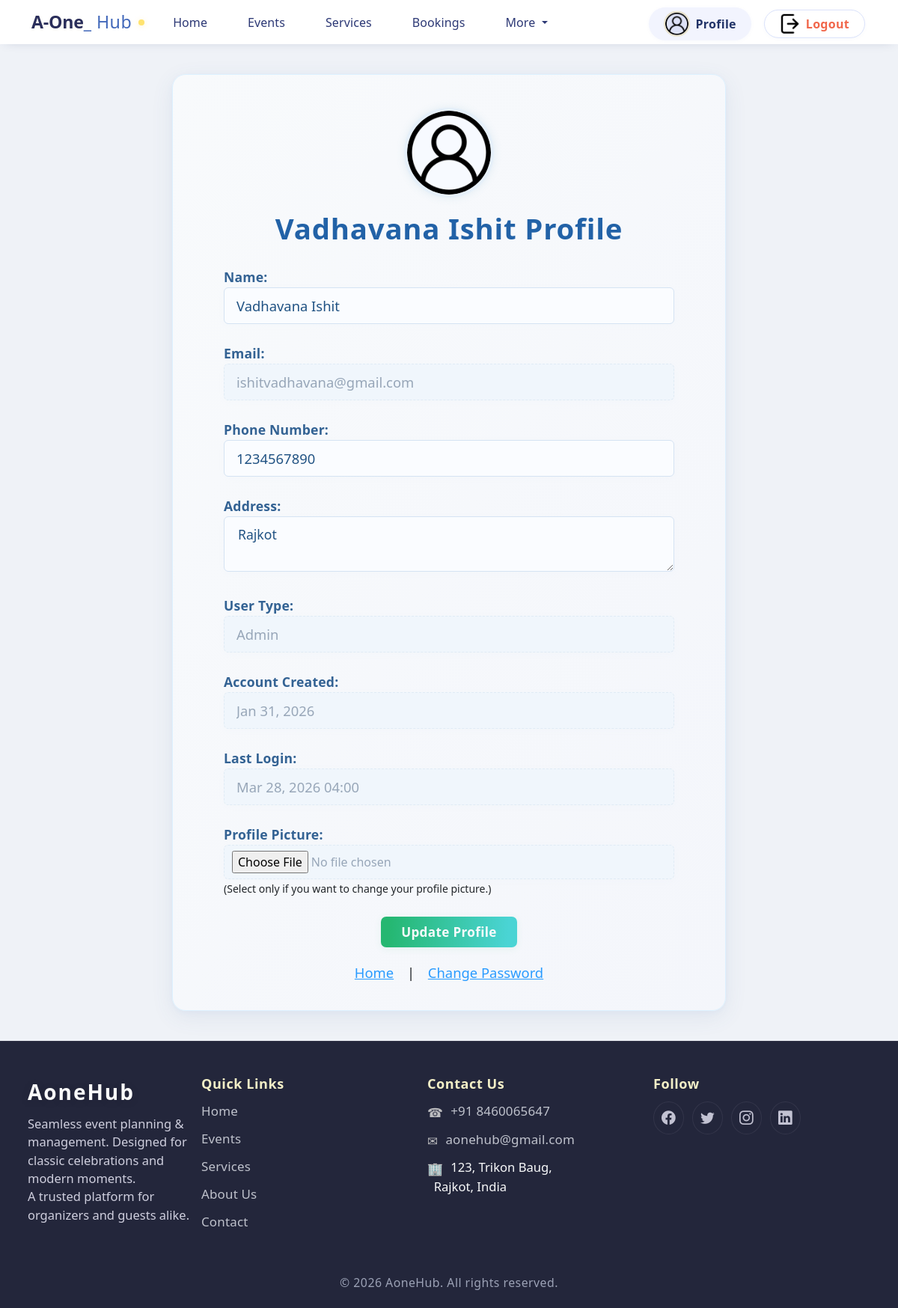
/profile.php (signed in), run on the app's committed database.
### tables this page shows
CREATE TABLE `users` (
  `user_id` int NOT NULL,
  `user_name` varchar(100) NOT NULL,
  `user_email` varchar(255) NOT NULL,
  `user_phone_number` varchar(20) NOT NULL,
  `user_address` text NOT NULL,
  `profile_picture` varchar(255) NOT NULL DEFAULT 'user.png',
  `user_password` varchar(255) NOT NULL,
  `user_token` varchar(255) DEFAULT NULL,
  `user_status` enum('active','inactive') NOT NULL DEFAULT 'inactive',
  `user_type` enum('user','owner','admin') NOT NULL DEFAULT 'user',
  `registered_at` timestamp NOT NULL DEFAULT CURRENT_TIMESTAMP,
  `last_login` timestamp NULL DEFAULT NULL
);

### profile.php (the view, shortened to what this page needs)
    <?php
require_once 'database/db_connect.php';
function h($str) {
    return htmlspecialchars($str ?? '', ENT_QUOTES, 'UTF-8');
}
$user_id = $_SESSION['user_id'];
$excluded_fields = ['user_id', 'user_status', 'type'];
$all_fields_sql = "SHOW COLUMNS FROM users";
$columns_res = mysqli_query($conn, $all_fields_sql);
$db_fields = [];
while ($col = mysqli_fetch_assoc($columns_res)) {
    $col_name = $col['Field'];
    if (
        !in_array($col_name, ['user_password', 'user_token']) &&
        !in_array($col_name, $excluded_fields)
    ) {
        $db_fields[] = $col_name;
    }
}
$fields_sql = implode(", ", array_map(function($f){return "`$f`";}, $db_fields));
$sql = "SELECT $fields_sql FROM users WHERE user_id = ? LIMIT 1";
$stmt = mysqli_prepare($conn, $sql);
mysqli_stmt_bind_param($stmt, "i", $user_id);
mysqli_stmt_execute($stmt);
$result = mysqli_stmt_get_result($stmt);
if ($result && mysqli_num_rows($result) === 1) {
    $user = mysqli_fetch_assoc($result);
} else {
    $user = array_fill_keys($db_fields, '');
    if (in_array('profile_picture', $db_fields)) {
        $user['profile_picture'] = 'user.png';
    }
}
?>
<?php include 'header.php'; ?>
<div class="profile-container">
    <div class="profile-header">
        <?php
        $img_val = "user.png";
        ?>
        <img class="profile-picture-circle" src="images/<?php echo h($img_val); ?>" alt="Profile Picture"
            onerror="this.onerror=null;this.src='images/user.png';">
        <h2><?php echo h($user['user_name']) ?: 'Your'; ?> Profile</h2>
    </div>
    <form method="post" autocomplete="off" enctype="multipart/form-data">
        <?php foreach ($db_fields as $field): ?>
            <?php if ($field === "profile_picture") continue;  ?>
            <div class="profile-row">
                <?php
                    $label = ucwords(str_replace(['user_', '_'], ['', ' '], $field));
                    if ($field == 'registered_at') $label = "Account Created";
                    if ($field == 'last_login') $label = "Last Login";
                    if ($field == 'user_type') $label = "User Type";
                ?>
                <span class="profile-label"><?php echo $label; ?>:</span>
                <span class="profile-value">
                <?php if ($field == 'registered_at'): ?>
                    <input type="text" name="<?php echo h($field); ?>" value="<?php echo (!empty($user[$field]) ? date('M d, Y', strtotime($user[$field])) : '') ?>" readonly />
                <?php elseif ($field == 'user_email'): ?>
                    <input type="text" name="<?php echo h($field); ?>" value="<?php echo h($user[$field]); ?>" readonly />
                <?php elseif ($field == 'last_login'): ?>
                    <input type="text" name="<?php echo h($field); ?>" value="<?php echo (!empty($user[$field]) ? date('M d, Y H:i', strtotime($user[$field])) : '') ?>" readonly />
                <?php elseif ($field == 'user_type'): ?>
                    <input type="text" name="<?php echo h($field); ?>" value="<?php echo h(ucfirst($user[$field])); ?>" readonly />
                <?php elseif ($field === 'user_phone_number'): ?>
                    <input type="tel" name="<?php echo h($field); ?>" value="<?php echo h($user[$field]); ?>" />
                <?php elseif (strpos($field, 'address') !== false): ?>
                    <textarea name="<?php echo h($field); ?>"><?php echo h($user[$field]); ?></textarea>
                <?php elseif ($field === 'user_name'): ?>
                    <input type="text" name="<?php echo h($field); ?>" value="<?php echo h($user[$field]); ?>" />
                <?php else: ?>
                    <input type="text" name="<?php echo h($field); ?>" value="<?php echo h($user[$field]); ?>" />
                <?php endif; ?>
                </span>
            </div>
        <?php endforeach; ?>
        <?php if (in_array('profile_picture', $db_fields)): ?>
            <div class="profile-row">
                <span class="profile-label">Profile Picture:</span>
                <span class="profile-value">
                    <input style="padding:7px 10px;font-size:1em;" type="file" name="profile_picture" accept="image/*">
                    <br>
                    <small>(Select only if you want to change your profile picture.)
                    </small>
                </span>
            </div>
        <?php endif; ?>
        <div class="profile-actions">
            <button type="submit" name="profile_update">Update Profile</button>
        </div>
    </form>
    <div class="profile-links">
        <a href="index.php">Home</a> |
        <a href="change_password.php">Change Password</a>
    </div>
</div>
<?php include 'footer.php'; ?>

### profile.php (style rules this page uses)
.profile-container, .profile-header, .profile-row, .profile-label, .profile-value, .profile-actions, .profile-links { box-sizing: border-box; }
body { background: #eff2f7; }
.profile-container { max-width: 620px; width: 99%; margin: 40px auto; background: linear-gradient(120deg, #f8fafc 0%, #f4f6fb 100%); border-radius: 18px; box-shadow: 0 8px 30px 0 rgba(68, 101, 145, 0.09), 0 1.5px 6px rgba(180,210,255,0.13); padding: 40px 38px 32px 38px; border: 1.5px solid #ddf1ff; transition: box-shadow 0.2s; }
.profile-header { text-align: center; margin-bottom: 29px; position: relative; }
.profile-header h2 { margin-bottom: 13px; color: #2262a7; font-weight: 700; font-family: 'Segoe UI', Arial, sans-serif; letter-spacing: 0.02em; font-size: 2.1em; }
.profile-picture-circle { display: block; margin: 0 auto 18px auto; width: 120px; height: 120px; border-radius: 50%; border: 4px solid #e6f0fa; background: #f7faff; object-fit: cover; box-shadow: 0 0 12px 0 rgba(82,154,188,0.13); }
.profile-label { font-weight: 600; color: #336293; width: 180px; flex-shrink: 0; font-size: 1.10em; text-shadow: 0 1px 0 #f3f8fe; letter-spacing: 0.01em; margin-top: 4px; }
.profile-value { flex: 2; min-width: 0; }
.profile-value input, .profile-value textarea { width: 100%; min-width: 180px; max-width: 700px; padding: 10px 18px 10px 16px; font-size: 1.15em; margin: 0; border: 1.2px solid #d5e3f3; border-radius: 6px; background: #fafcff; color: #205283; box-shadow: 0 2px 8px 0 rgba(190, 207, 239, 0.04); transition: border 0.18s, box-shadow 0.2s; }
.profile-value input:read-only, .profile-value textarea:read-only { background: #f0f6fc; color: #97a6b8; border: 1.2px dashed #e0ebf5; }
.profile-container .profile-row textarea { resize: vertical; font-family: inherit; font-size: 1.1em; border-radius: 6px; border: 1.2px solid #d5e3f3; background: #fafcff; padding: 10px 18px; min-height: 70px; min-width: 180px; max-width: 100%; margin-top: 0; }
.profile-actions { margin-top: 23px; text-align: center; }
.profile-actions button[type=submit] { background: linear-gradient(93deg, #25b771 6%, #4ad4d4 93%); color: #f7fafb !important; box-shadow: 0 2px 10px 0 rgba(67,187,130,0.10); padding: 8px 27px; border-radius: 7px; text-decoration: none; margin-left: 7px; margin-right: 7px; font-weight: 700; border: none; cursor: pointer; font-size: 1.07em; letter-spacing: 0.02em; outline: none; transition: background 0.18s, box-shadow 0.16s; }
.profile-links { text-align:center; margin-top:20px; font-size: 1.06em; font-family: 'Segoe UI', Arial, sans-serif; }
.profile-links a { color: #299bff; text-decoration: underline; margin: 0 13px; font-weight: 500; transition: color 0.15s; border-bottom: 1.5px solid transparent; }
@media (min-width: 901px) { .profile-container { max-width: 740px; padding: 44px 68px 36px 68px; } }
@media (min-width: 901px) { .profile-header h2 { font-size: 2.4em; } }
@media (min-width: 901px) { .profile-row { margin-bottom: 26px; } }
@media (min-width: 901px) { .profile-links { font-size: 1.15em; } }
.profile-value input, .profile-value textarea { transition: border 0.15s, box-shadow 0.18s; }
::placeholder { color: #b7cadb; }

### data on the page
users: user_name "Vadhavana Ishit", user_email "ishitvadhavana@gmail.com", user_phone_number "1234567890", user_address "Rajkot", user_type "Admin", registered_at "Jan 31, 2026", last_login "Mar 28, 2026 04:00"

### other printed values
$label "Name"
$label "Email"
$label "Phone Number"
$label "Address"
$label "User Type"
$label "Account Created"
$label "Last Login"
